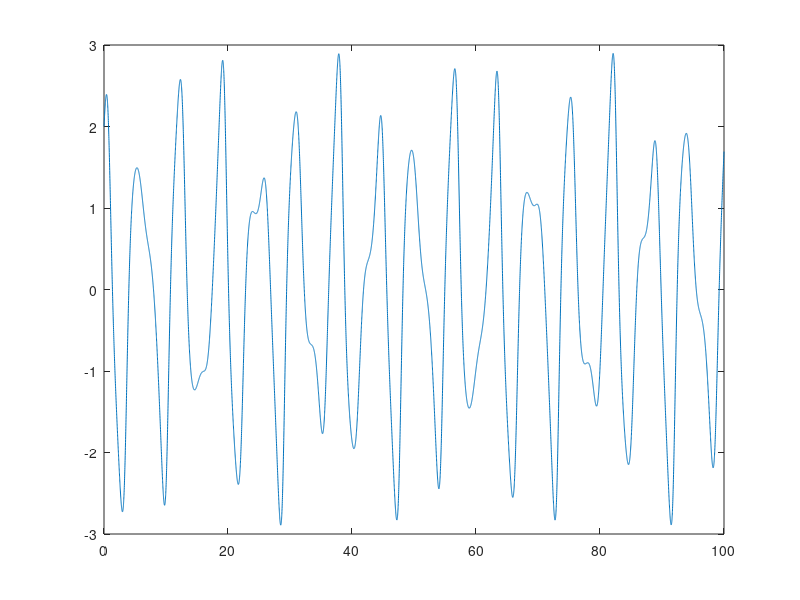
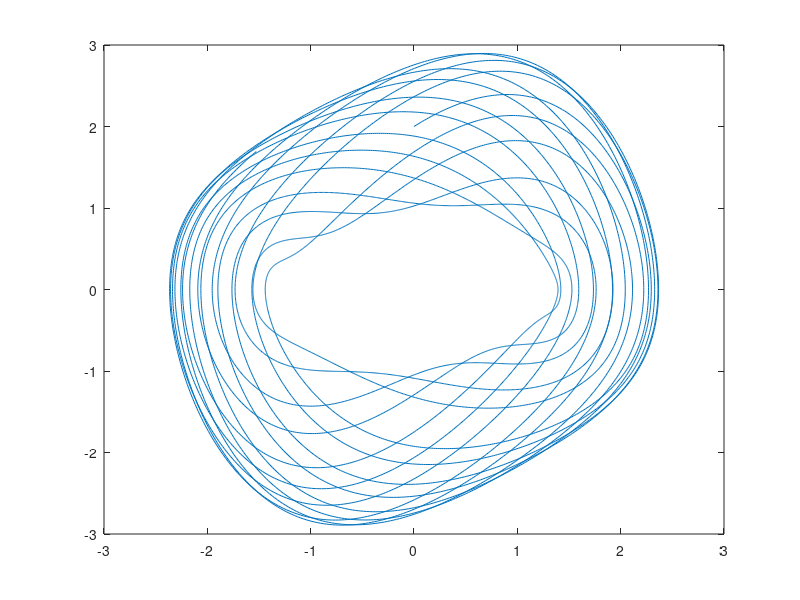

The MATLAB script that drew these images, in order:
clc
clear all
close all



t0=0;
tf=100;
F0=1.0;
v0=2;
y0=0;
h=0.01;
epislon=0.3;

t=t0:h:tf;
N=length(t);
v=zeros(1,N);
y=zeros(1,N);

v(1)=v0;
y(1)=y0;



fy=@(V) (V);
fv=@(T,Y,V) (-epislon*(Y^2-1)*V-Y+F0*cos(1.7*T));

for i=1:N-1
    r1y=fy(v(i));
    r1v=fv(t(i),y(i),v(i));
    
    r2y=fy(v(i)+r1v*(h/3));
    r2v=fv(t(i)+(h/3),y(i)+r1y*(h/3),v(i)+r1v*(h/3));
    
    r3y=fy(v(i)-r1v*(h/3)+r2v*h);
    r3v=fv(t(i)+(2*h/3),y(i)-r1y*(h/3)+r2y*h,v(i)-r1v*(h/3)+r2v*h);
    
    r4y=fy(v(i)+r1v*h-r2v*h+r3v*h);
    r4v=fv(t(i)+h,y(i)+r1y*h-r2y*h+r3y*h,v(i)+r1v*h-r2v*h+r3v*h);
    
    y(i+1)=y(i)+(h/8)*(r1y+3*r2y+3*r3y+r4y);
    v(i+1)=v(i)+(h/8)*(r1v+3*r2v+3*r3v+r4v);
end

figure(1)
plot(t,v)
figure(2)
plot(y,v)